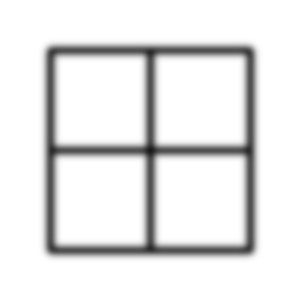
#> input picture blurry.jpg, 300 x 300 px, found by its file name
$ python detect-blur-images-using-laplacian-variance.py   (older library calls are emulated)
#> lines starting #> are read from the running program, lines starting #| are printed output that depends on the picture
import cv2
import numpy as np
import matplotlib.pyplot as plt

def show_laplacian_variance(image_path):
    # Load the image
#> called with image_path = 'blurry.jpg'
    image = cv2.imread(image_path)
#> image is the input picture: shape (300, 300, 3); min 23, max 255, mean 231.7
    gray = cv2.cvtColor(image, cv2.COLOR_BGR2GRAY)  # Convert to grayscale

    # Apply Laplacian filter
    laplacian = cv2.Laplacian(gray, cv2.CV_64F)
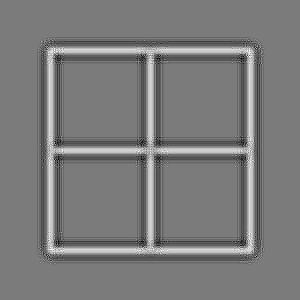
#> laplacian: shape (300, 300) float64; min -14, max 15, mean 0; drawn with min black and max white
    variance = laplacian.var()
#> variance = 8.16

    # Display images
    fig, axes = plt.subplots(1, 2, figsize=(12, 6))
    axes[0].imshow(cv2.cvtColor(image, cv2.COLOR_BGR2RGB))  # Convert BGR to RGB for correct color display
    axes[0].set_title("Original Image")
    axes[0].axis("off")

    axes[1].imshow(laplacian, cmap="gray")
    axes[1].set_title(f"Laplacian Variance: {variance:.2f}")
    axes[1].axis("off")

    plt.show()
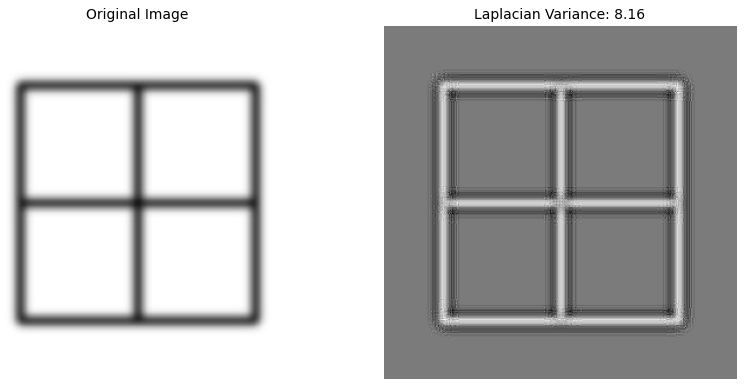
#> figure drawn by matplotlib, 2 panels

    return variance

# Run the function with your image
image_path = "blurry.jpg"  # Replace with your image path
variance = show_laplacian_variance(image_path)
#> variance = 8.16

# Print if the image is blurry
threshold = 200
if variance < threshold:
    print(f"Blurry Image (Variance: {variance:.2f})")
#| Blurry Image (Variance: 8.16)
else:
    print(f"Sharp Image (Variance: {variance:.2f})")


# import cv2
# import numpy as np
# import matplotlib.pyplot as plt

# def create_sample_images():
#     # Create a blank white image
#     image = np.full((300, 300, 3), 255, dtype=np.uint8)

#     # Draw sharp black rectangles (edges)
#     cv2.rectangle(image, (50, 50), (250, 250), (0, 0, 0), 5)
#     cv2.line(image, (50, 150), (250, 150), (0, 0, 0), 5)
#     cv2.line(image, (150, 50), (150, 250), (0, 0, 0), 5)

#     # Save the sharp image
#     sharp_image_path = "sharp.jpg"
#     cv2.imwrite(sharp_image_path, image)

#     # Create a blurry version by applying Gaussian blur
#     blurry_image = cv2.GaussianBlur(image, (21, 21), 0)

#     # Save the blurry image
#     blurry_image_path = "blurry.jpg"
#     cv2.imwrite(blurry_image_path, blurry_image)

#     # Display the images
#     fig, axes = plt.subplots(1, 2, figsize=(10, 5))
#     axes[0].imshow(cv2.cvtColor(image, cv2.COLOR_BGR2RGB))
#     axes[0].set_title("Sharp Image")
#     axes[0].axis("off")

#     axes[1].imshow(cv2.cvtColor(blurry_image, cv2.COLOR_BGR2RGB))
#     axes[1].set_title("Blurry Image")
#     axes[1].axis("off")

#     plt.show()

#     print(f"Images saved: {sharp_image_path}, {blurry_image_path}")

# # Run the function to generate and save images
# create_sample_images()
